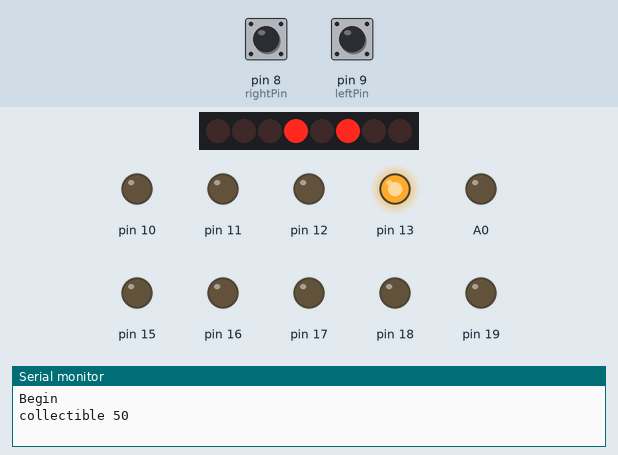
Recording of a sketch running on a simulated Arduino Nano, built with avr-gcc and run on an emulated ATmega328P. On the bench: 8 shift-register outputs drawn as a row of LEDs (first output left, lit = HIGH), output pins drawn as LEDs (lit = HIGH), the last lines printed to the serial monitor. Wiring (inferred from the names in the program): shift register (74HC595): data pin 3; shift clock pin 4; latch pin 5. Wiring (inferred from the signals the program sends): row of LEDs: on Q0, Q1, Q2, Q3, Q4, Q5, Q6, Q7. Dashed ring = blinking. The inputs (shaded band) are chosen by the test bench; at power-on: pin 8 (rightPin) HIGH, pin 9 (leftPin) HIGH. Random numbers use the default seed unless the sketch sets one; pins used as bus, display or sensor lines are not drawn.

Above: at 0.79 s.
1.3 s: pin 8 (rightPin) pulled LOW for 1 s
At 1.31 s:
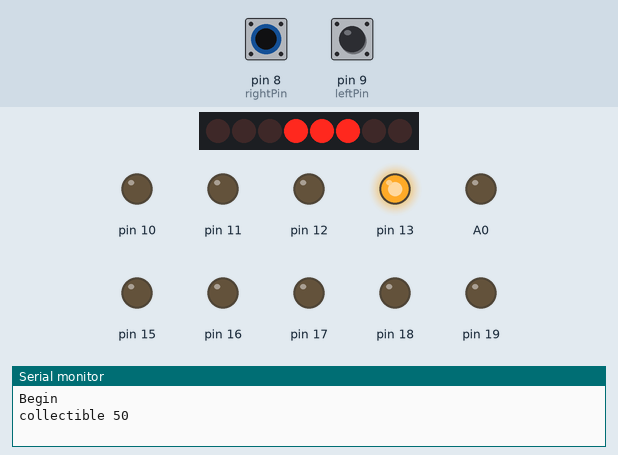
2.9 s: pin 9 (leftPin) pulled LOW for 0.15 s
At 3.36 s:
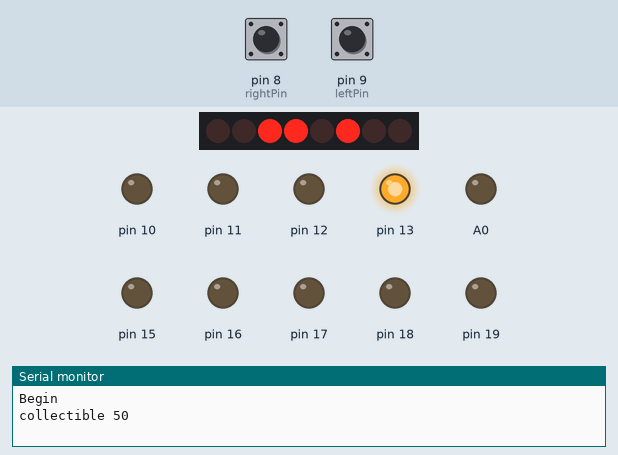
3.6 s: pin 8 (rightPin) pulled LOW for 0.15 s
At 6.89 s:
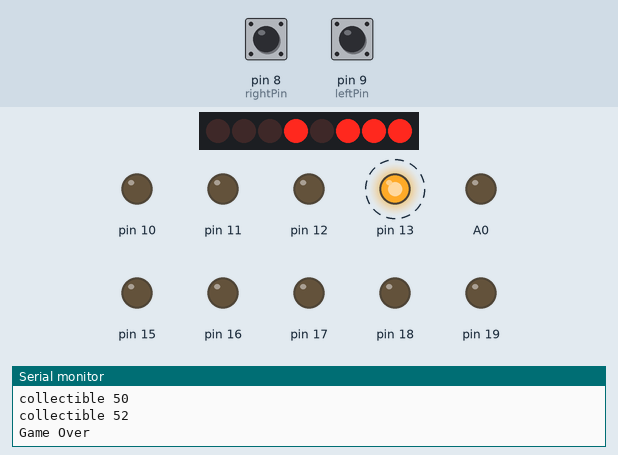
Timing chart, 0 to 8.3 s (numbered marks = the images above; inputs shaded):
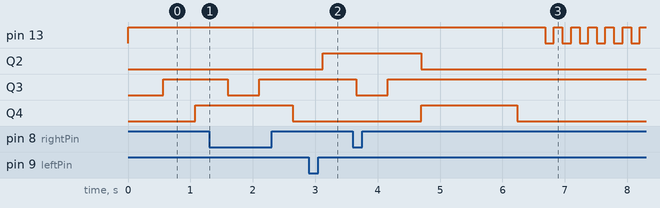

Measured:
- after the input at 2.9 s, Q2: LOW → HIGH after 0.22 s

The sketch:

Snek.ino
```cpp
/*
 * Classic game of Snek on 8x8 Red-Green Dot Matrix
 * uses:
 *        3x 74hc595 - one for -red, one -green, one for +common or +plus
 *        3x SPST button  - left, right and reset
 *        8x 220 Ohm resistors (+ optional power-wasting resistor for powerbank)
 *
 *
 *  TODO:
 *        BETTER DOCUMENTATION
 *        INPUT PULLUP BUTTONS
 *        KICAD SCHEMATIC
 *        rewrite boolToShort
 *
 *  Snek is red,
 *  food is green
 *  Eat food to grow
 *  Don't crash in the wall or yourself
 *
 *  pins:
 *      D2 - RST              for all registers
 *      D3 - DataIn           for all registers
 *      D4 - SCLK+            for "Plus" register
 *      D5 - LCLK+            for "Plus" register
 *      D6 - SCLKr and LCLKr  for "Red" register
 *      D7 - SCLKg and LCLKg  for "Green" register
 *      D8 - button           turns Snek left
 *      D9 - button           turns Snek right
 *
 *
 *
 *
 *
 *
 *
 *
 *
 */

#define FA false
#define T true

short reset = 2;    //common for all 3 registers
short data = 3;     //common for all 3 registers
short plusSclk = 4;
short plusLclk = 5;
short redClk = 6;   //red register has shift and latch clock tied together
short greenClk = 7; //green register has shift and latch clock tied together
short rightPin = 8; //turns Snek left
short leftPin = 9;  //turn Snek right
long turns=0;
short nowRow=0,nowCol=0;
int oneStep = 500;
long long curTime = 0;

short snek[64]={0,0,0,0,0,0,0,0,0,0,0,0,0}; //position of snek blocks
short collectible=-1; //position of collectible
short starts[16]={18, 19, 20, 21, 26, 27, 28, 29, 34, 35, 36, 37, 43, 44, 45, 46};  //possible starting locations for Snek
short smer = 0;     //Snek direction
short snekLength = 2;
short toLenghten = 0;
bool snekBool[8][8]; // true == snek present?
bool goLeft = false;
bool leftLatch = false;
bool goRight = false;
bool rightLatch = true;
short currDisplay[8];


   //********functions
void ResetAll()
{
  digitalWrite(reset, LOW);
  digitalWrite(reset, HIGH);
}
void drawDot(int ourDot)
{
  sendGreen(0);
  digitalWrite(plusLclk, LOW);

  short runner;
  for(runner = 0; runner < ourDot/8+1; runner++)
  {
    sendGreen(1);
  }

  shiftOut(data, plusSclk, LSBFIRST, 1<<((ourDot%8)));
  digitalWrite(plusLclk, HIGH);
  delay(2);
  shiftOut(data, plusSclk, LSBFIRST, 0);
  digitalWrite(plusLclk,LOW);
  digitalWrite(plusLclk, HIGH);
  while(runner < 10)
  {
    sendGreen(1);
    runner++;
  }


}

void makeCollectible()
{
  bool flag = true;
  int newPos;
  while(flag)
  {
    newPos = random(0,63);
    flag = snekBool[newPos/8][newPos%8]; //if the new collectifle is inside the Snek
  }
  collectible = newPos;
  Serial.print("collectible ");
  Serial.println(collectible);
}


void boolToShort()  //upgrade to shiftout?
{

  for(int x =0; x < 8; x++)
  {
    int temp = 128;
    int output= 0;
    for(int y = 0; y < 8; y++)
    {
      if(snekBool[x][y])
      {
        output = output+temp;
      }
      temp = temp/2;

    }
    currDisplay[x]=output;
  }
}
inline void sendPlusSclk(int kek)
{
  if(kek)
  {
    digitalWrite(data, HIGH);
  }
  else
  {
    digitalWrite(data, LOW);
  }
  digitalWrite(plusSclk, LOW);
  digitalWrite(plusSclk, HIGH);
  digitalWrite(data,LOW);
}
inline void sendPlusLclk()
{
  digitalWrite(plusLclk, HIGH);
  digitalWrite(plusLclk, LOW);
  digitalWrite(plusLclk, HIGH);
}

void displayStuff()
{
  sendRed(0);
  for(int x = 0; x < 8; x++)
  {
    digitalWrite(plusLclk, LOW);
    shiftOut(data, plusSclk, MSBFIRST, currDisplay[x]);
    digitalWrite(plusLclk, HIGH);
    sendRed(1);
    delay(2);
  //delay(2);
  }
  shiftOut(data, plusSclk, MSBFIRST, 0);
  digitalWrite(plusLclk, LOW);
  digitalWrite(plusLclk, HIGH);
  sendRed(1);

  drawDot(collectible);
  shiftOut(data, plusSclk, MSBFIRST, 0);
  digitalWrite(plusLclk, LOW);
  digitalWrite(plusLclk, HIGH);


}

void sendGreen(int kek)
{

  if(kek > 0)
  {
    digitalWrite(data, HIGH);
  }
  else
  {
    digitalWrite(data, LOW);
  }
  digitalWrite(greenClk, LOW);
  digitalWrite(greenClk, HIGH);
  digitalWrite(data,LOW);
}
inline void sendRed(int kek)
{

  if(kek > 0)
  {
    digitalWrite(data, HIGH);
  }
  else
  {
    digitalWrite(data,LOW);
  }
    digitalWrite(redClk, HIGH);
    digitalWrite(redClk, LOW);
}

void startColours()
{
  for(int x = 0; x < 10; x++)
  {
    sendRed(1);
    sendGreen(1);
  }
}

void gameOver()
{
  Serial.println("Game Over");
  while(true)
    {
      if(Serial.available()>0)
      {
        Serial.println("Reset");
      }
      curTime = millis();
      while(curTime+125 > millis())
      {
        displayStuff();
      }
      if(digitalRead(13))
      {
        digitalWrite(13, LOW);
      }
      else
      {
        digitalWrite(13, HIGH);
      }
    }
}
bool didCrash()
{
  int kek1=0,kek2=0;
  kek1 = snek[0]/8;
  kek2 = snek[0]%8;
  if(snekBool[kek1][kek2])
    return true;
  else
    return false;
}
void setup() {
  pinMode(A0, INPUT);
  randomSeed(analogRead(A0));
  Serial.begin(9600);
  for(short x = 0; x < 8; x++)
  {
    for (short y = 0; y < 8; y++)
    {
      snekBool[x][y] = FA;
    }
  }
  //Serial.println("topkek");
  /*{{FA, FA, FA, FA, FA, FA, FA, FA},
  {FA, FA, FA, FA, FA, FA, FA, FA},
  {FA, FA, FA, FA, FA, FA, FA, FA},
  {FA, FA, FA, FA, FA, FA, FA, FA},
  {FA, FA, FA, FA, FA, FA, FA, FA},
  {FA, FA, FA, FA, FA, FA, FA, FA},
  {FA, FA, FA, FA, FA, FA, FA, FA},
  {FA, FA, FA, FA, FA, FA, FA, FA},};*/


  for(int x = 2; x < 20; x++)
  {
    pinMode(x, OUTPUT);
    digitalWrite(x, LOW);
  }
  digitalWrite(reset, HIGH);
  digitalWrite(plusLclk, HIGH);
  pinMode(leftPin, INPUT_PULLUP);
  pinMode(rightPin, INPUT_PULLUP);
  //delay(1);
  startColours();
  snek[0]= starts[random(0, 15)];    //first snek dot
  smer = random(0,3);
  toLenghten = 3;
  Serial.println("Begin");
  makeCollectible();
}

void loop() {
  //Serial.println(snek[0]);
  digitalWrite(13, HIGH);
  if(snek[0] == collectible)
  {
    makeCollectible();
    snekLength++;
  }

  boolToShort();

  //Serial.println("NEXT");
  leftLatch = false;
  rightLatch = false;
  curTime = millis();
  while(curTime+60 > millis()){displayStuff();}
  while(curTime+oneStep > millis())
  {
    displayStuff();
    shiftOut(data, plusSclk, MSBFIRST, 0);
    digitalWrite(plusLclk, LOW);
    digitalWrite(plusLclk, HIGH);
    goLeft = !digitalRead(leftPin);
    if(goLeft)
      {leftLatch=true;}
    if(rightLatch && leftLatch)   //left is more actual
    {
      rightLatch = false;
    }
    goRight = !digitalRead(rightPin);
    if(goRight)
      {rightLatch=true;}
    if(rightLatch && leftLatch)
    {
      leftLatch = false;     //right is more actual
    }
  }//wait one turn
  digitalWrite(13,LOW);

  for (int x = 62; x > -1; x--)   //snek "moving"
  {
    snek[x+1]=snek[x];
  }


  if(leftLatch)          //course changes
  {
    smer++;
    if(smer == 4)
      {smer = 0;}
  }
  if(rightLatch)
  {
    smer--;
    if(smer == -1)
      {smer = 3;}
  }

  switch (smer)
  {
    case 0: if(snek[0]/8<1 ) {gameOver();}     //up
              else{snek[0] = snek[1] - 8;}
              break;
    case 1: if(snek[0]%8==0) {gameOver();}    //left
              else{snek[0] = snek[1] - 1;}
              break;

    case 2:
              if(snek[0]/8>6) {gameOver();}   //down
              else{snek[0] = snek[1] + 8;}
              break;

    case 3: if(snek[0]%8==7) {gameOver();}    //right
              else{snek[0] = snek[1] +1;}
              break;                              //change smer a detekuj GameOver
  }
  if(didCrash())
  {
    gameOver();
  }

  nowCol = snek[0]%8;
  nowRow = snek[0]/8;
  snekBool[nowRow][nowCol] = true;
  nowCol = snek[snekLength]%8;
  nowRow = snek[snekLength]/8;
  snekBool[nowRow][nowCol] = false;

  turns++;
  if(turns%20==0 & oneStep > 300)//make game faster every 20 turns
  {oneStep = oneStep/1.2;}


}
```
